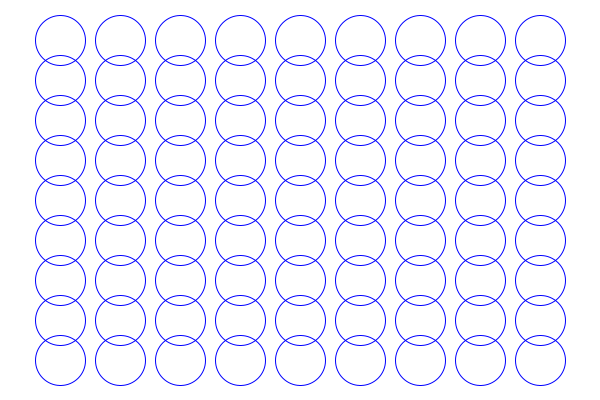
Frame 1 (no input)
Frame 60 (the mouse pressed at the canvas centre just before this capture): identical to frame 1, image omitted
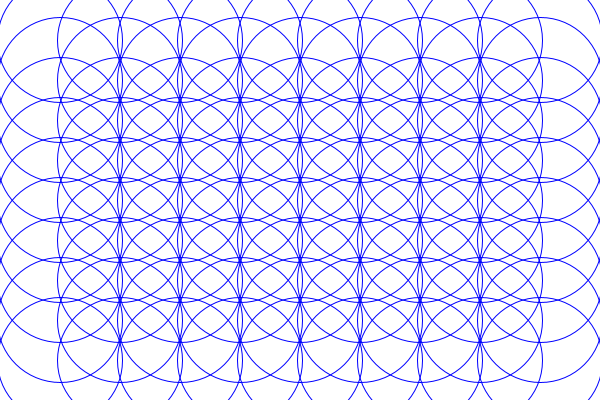
Frame 120 (the mouse held since frame 60 and released just before this capture)

The Processing sketch that drew these frames (run headless with seeded random() and noise(); from frame 60 on, the mouse is pressed at the canvas centre):

// Processing sketch: j_Grid_02
// ── j_Grid_02.pde
///////////////////////////////////////////
/*
 ++++++++++++++++++++++++++++++++++++++++++
 SYSTÈMES GRAPHIQUES 1.0 (2012)
 AN INTRODUCTORY COURSE TO CREATIVE 
 CODING FOR GRAPHIC DESIGN STUDENTS.
 
 IMPLEMENTED BY THE FREE ART BUREAU 
 www.freeartbureau.org
 ++++++++++++++++++++++++++++++++++++++++++
 INTERACTION_01
 SKETCH : GRID_02
 PARENT SKETCH : GRID_01
 TYPE : DYNAMIQUE
 */
/////////////////////////// GLOBALS ////////////////////////////

int gridRes = 10; //Reosution of our grid
/////////////////////////// SETUP ////////////////////////////


void setup() { 
  size(600, 400);
  background(255);
  noFill();
  smooth();
}

/////////////////////////// DRAW ////////////////////////////
void draw() {
  background(255);
  stroke(0, 0, 255);

  for (int x = 1; x<=gridRes-1; x++) {
    for (int y = 1; y<=gridRes-1; y++) {
      
     int xPos = width/gridRes * x; // A little bit of math to calculate the x positon
     int yPos = height/gridRes * y; // A little bit of math to calculate the y positon
     
     float mx = map(mouseX, 0, width, 50, 200);
      ellipse(xPos, yPos, mx, mx); 
    }
  }
}
